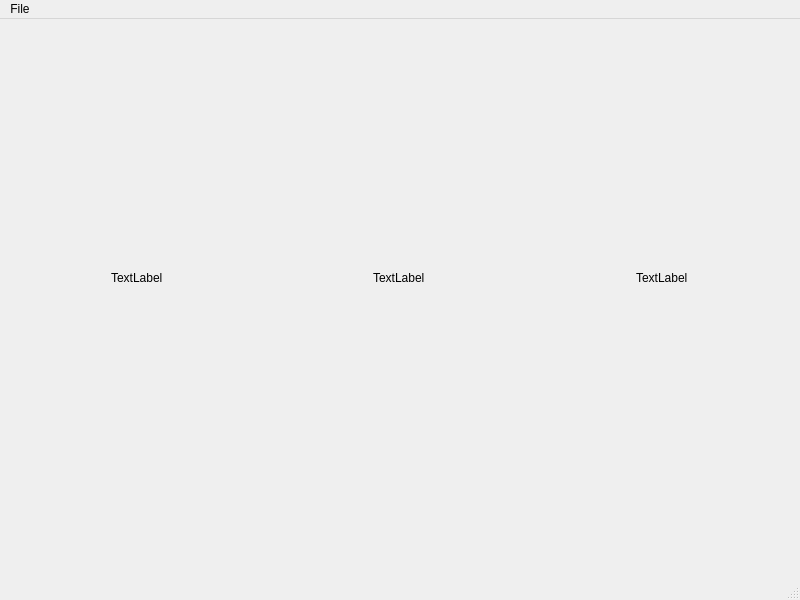
<?xml version="1.0" encoding="UTF-8"?>
<ui version="4.0">
 <class>MainWindow</class>
 <widget class="QMainWindow" name="MainWindow">
  <property name="geometry">
   <rect>
    <x>0</x>
    <y>0</y>
    <width>800</width>
    <height>600</height>
   </rect>
  </property>
  <property name="windowTitle">
   <string>MainWindow</string>
  </property>
  <widget class="QWidget" name="centralwidget">
   <widget class="QWidget" name="horizontalLayoutWidget">
    <property name="geometry">
     <rect>
      <x>9</x>
      <y>9</y>
      <width>781</width>
      <height>501</height>
     </rect>
    </property>
    <layout class="QHBoxLayout" name="horizontalLayout">
     <item alignment="Qt::AlignHCenter|Qt::AlignVCenter">
      <widget class="QLabel" name="histogram_red">
       <property name="text">
        <string>TextLabel</string>
       </property>
      </widget>
     </item>
     <item alignment="Qt::AlignHCenter|Qt::AlignVCenter">
      <widget class="QLabel" name="histogram_green">
       <property name="text">
        <string>TextLabel</string>
       </property>
      </widget>
     </item>
     <item alignment="Qt::AlignHCenter|Qt::AlignVCenter">
      <widget class="QLabel" name="histogram_blue">
       <property name="text">
        <string>TextLabel</string>
       </property>
      </widget>
     </item>
    </layout>
   </widget>
  </widget>
  <widget class="QMenuBar" name="menubar">
   <property name="geometry">
    <rect>
     <x>0</x>
     <y>0</y>
     <width>800</width>
     <height>24</height>
    </rect>
   </property>
   <widget class="QMenu" name="menuFile">
    <property name="title">
     <string>File</string>
    </property>
    <addaction name="actionOpen"/>
   </widget>
   <addaction name="menuFile"/>
  </widget>
  <widget class="QStatusBar" name="statusbar"/>
  <action name="actionOpen">
   <property name="text">
    <string>Open</string>
   </property>
  </action>
 </widget>
 <resources/>
 <connections/>
</ui>
